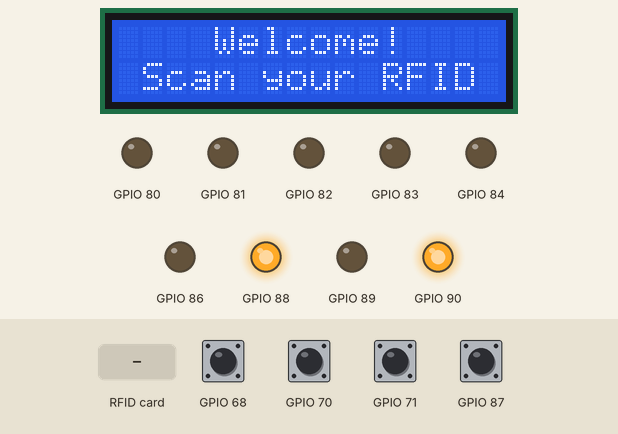
Recording of a sketch running on a simulated ESP8266 (NodeMCU). On the bench: 16×2 character LCD, output pins drawn as LEDs (lit = HIGH). The inputs (shaded band) are chosen by the test bench; at power-on: GPIO 68, GPIO 70, GPIO 71, GPIO 87 HIGH. What the sketch prints to the serial monitor is not drawn.

Above: at 1.3 s.
1.4 s: RFID card 5E 7A 19 C4 held to the reader
At 2.3 s:
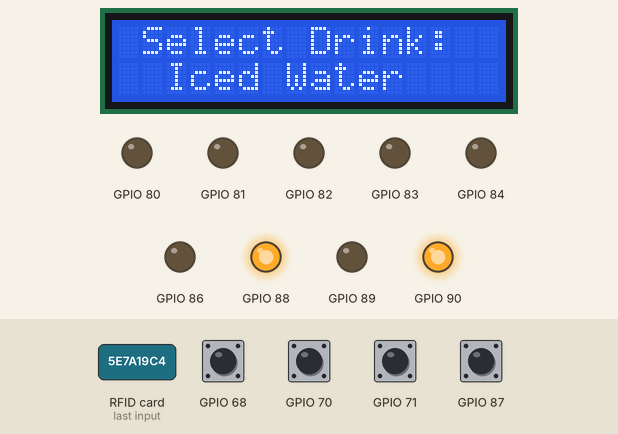
At 3.3 s:
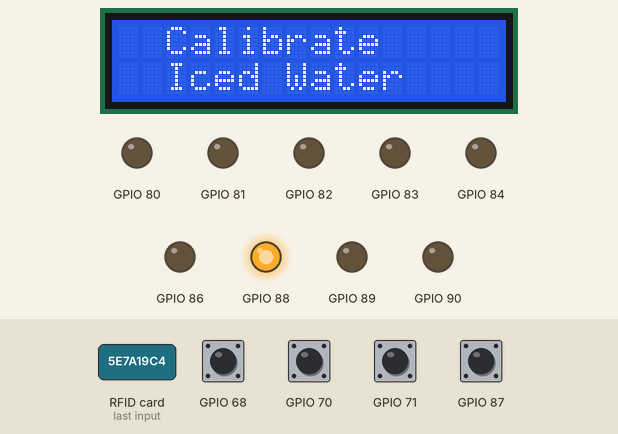
4.4 s: GPIO 87 pulled LOW for 0.15 s
At 11.0 s:
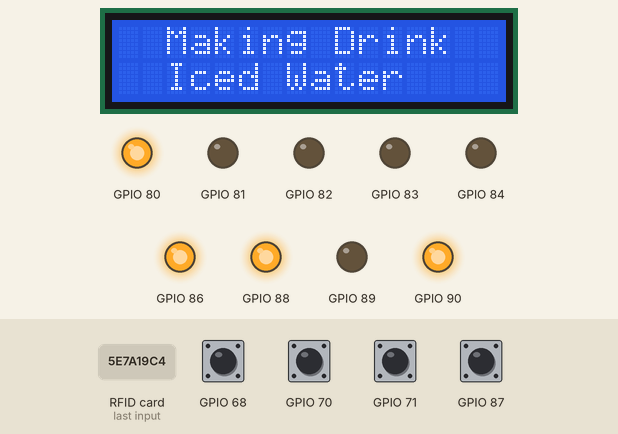
Timing chart, 0 to 16.5 s (numbered marks = the images above; inputs shaded):
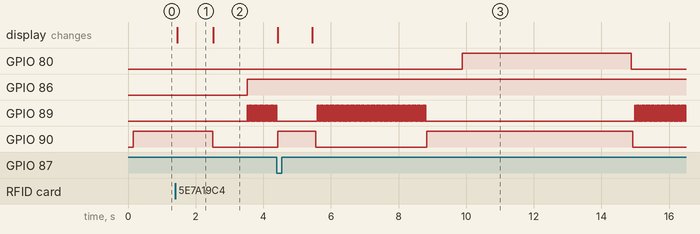

Measured:
- after the input at 1.4 s, GPIO 86: LOW → HIGH after 2.1 s; GPIO 89: alternates HIGH for 0.02 s and LOW for 0.02 s, starting after 2.1 s; GPIO 90: HIGH → LOW after 1.1 s; the display: changes after 0.05 s (image 1)
- after the input at 4.4 s, GPIO 80: LOW → HIGH after 5.5 s, → LOW 5.0 s later; GPIO 90: LOW → HIGH at once, → LOW 1.1 s later, → HIGH 3.3 s later, → LOW 6.1 s later; the display: first changes at once (image 3 shows a later state)
- what the display in image 1 shows lasts 1.0 s, from 1.5 s to 2.5 s

The sketch:

Drink_Mixer_2.0.ino
```cpp
/*
   Automated Drink Mixer
   Dave Ha, Eric Mysliwiec, Matt Gross
*/

/* MFRC522: RFID */
#include <SPI.h>
#include <MFRC522.h>

/* MCP23017: 2->16 Expansion Chipset */
#include <Wire.h>
#include "Adafruit_MCP23017.h"

/* WIFI Connection*/
#include <ESP8266WiFi.h>
//#include "Gsender.h"

/* LCD */
#include <LiquidTWI2.h>

/******** Configurations and pin definitions **********/

// MFRC522 RFID
constexpr uint8_t RST_PIN = 3;     // GPIO# 5->3; configurable
constexpr uint8_t SS_PIN  = 2;      // GPIO# 4->2; configurable
MFRC522 rfid(SS_PIN, RST_PIN);     // Instance of the class
MFRC522::MIFARE_Key key;

// MCP23017 Expansion
Adafruit_MCP23017 mcp0;
Adafruit_MCP23017 mcp1;

// WiFi Config
const char* ssid = "303Guest";              // WIFI network name
const char* password = "ece391385";         // WIFI network password
uint8_t connection_state = 0;               // Connected to WIFI or not
uint16_t reconnect_interval = 5000;         // If not connected wait time to try again
uint8_t WIFI_LED_PIN = 8;                   // Physical pin 1 on MCP1

// LCD Config
LiquidTWI2 lcd (0x20);

// Buttons Config (MCP0)
enum ButtonPress {
  LEFT,
  RIGHT,
  SELECT,
  BACK,
  UNDEFINED
};
uint8_t BUTTON_LEFT_PIN   =  7;
uint8_t BUTTON_RIGHT_PIN  =  6;
uint8_t BUTTON_BACK_PIN   =  5;
uint8_t BUTTON_SELECT_PIN =  4;
ButtonPress buttonPrev = UNDEFINED; /* default state */

// Inventory and Recipes
char * INVENTORY[] = {"Water", "Vodka", "OJ", "Coke", "Rum"}; // drink ingredients/supplies
int POSITIONS[] = {0, 80, 160, 240, 320}; // each position is number of clockwise ticks, each of 0.9 degrees
int NUM_RECIPES = 4;
int NUM_INGREDIENTS = 5;
char * RECIPE_NAME[] = {" Iced Water", " Cold OJ", " Rum & Coke", " Screwdriver"}; // change NUM_RECIPES if adding more
int RECIPE[4][5] = {
  {178, 0, 0, 0, 0},  // Iced Water
  {0, 0, 178, 0, 0},  // Cold OJ
  {0, 0, 0, 133, 45}, // Rum & Coke
  {0, 60, 118, 0, 0}  // Screwdriver
};
int CURRENT_DRINK_IDX = 0;

// Stepmotor, cup positioning
float CUP_POSITION = 0;
enum Direction{
  CW, // 0
  CCW // 1
};
Direction DIRECTION = CW;


// MOTOR/FLOWMETER PINS
uint8_t STEPPER_SIGNAL_PIN =     9;
uint8_t STEPPER_DIRECTION_PIN = 10;
uint8_t FLOWMETER_5_PIN =       11;
uint8_t FLOWMETER_4_PIN =       12;
uint8_t FLOWMETER_3_PIN =       13;
uint8_t FLOWMETER_2_PIN =       14;
uint8_t FLOWMETER_1_PIN =       15;
uint8_t PUMP_1_SIGNAL_PIN =      0; // connected to PUMP_1_GND on PCB
uint8_t PUMP_2_SIGNAL_PIN =      1; //              PUMP_2_GND
uint8_t PUMP_3_SIGNAL_PIN =      2; //              PUMP_3_GND ...
uint8_t PUMP_4_SIGNAL_PIN =      3;
uint8_t PUMP_5_SIGNAL_PIN =      4;

uint8_t LASER_SIGNAL_PIN =       6;
uint8_t PHOTOCELL_PIN =          7;

void setup() {
  Serial.begin(115200);
  Serial.println(F("..System Booting........"));

  // RFID Module Initialization
  SPI.begin(); // Init SPI bus
  rfid.PCD_Init(); // Init MFRC522
  for (byte i = 0; i < 6; i++) {
    key.keyByte[i] = 0xFF;
  }
  Serial.println(F("...RFID Module Initialized."));
  Serial.print(F("Using the following key:"));
  printHex(key.keyByte, MFRC522::MF_KEY_SIZE);
  Serial.println();
  Serial.println();


  // MCP23017 Expansion Module Initialization
  mcp0.begin(0);
  mcp1.begin(1);
  mcp0.pinMode(BUTTON_LEFT_PIN, INPUT);
  mcp0.pinMode(BUTTON_RIGHT_PIN, INPUT);
  mcp0.pinMode(BUTTON_BACK_PIN, INPUT);
  mcp0.pinMode(BUTTON_SELECT_PIN, INPUT);
  mcp1.pinMode(WIFI_LED_PIN, OUTPUT);
  mcp1.pinMode(STEPPER_SIGNAL_PIN, OUTPUT);
  mcp1.pinMode(STEPPER_DIRECTION_PIN, OUTPUT);
  mcp1.pinMode(FLOWMETER_1_PIN, INPUT);
  mcp1.pinMode(FLOWMETER_2_PIN, INPUT);
  mcp1.pinMode(FLOWMETER_3_PIN, INPUT);
  mcp1.pinMode(FLOWMETER_4_PIN, INPUT);
  mcp1.pinMode(FLOWMETER_5_PIN, INPUT);
  mcp1.pinMode(PUMP_1_SIGNAL_PIN, OUTPUT);
  mcp1.pinMode(PUMP_2_SIGNAL_PIN, OUTPUT);
  mcp1.pinMode(PUMP_3_SIGNAL_PIN, OUTPUT);
  mcp1.pinMode(PUMP_4_SIGNAL_PIN, OUTPUT);
  mcp1.pinMode(PUMP_5_SIGNAL_PIN, OUTPUT);
  mcp1.pinMode(LASER_SIGNAL_PIN, OUTPUT);
  mcp1.pinMode(PHOTOCELL_PIN, INPUT);
  Serial.println(F("...MCP23017 Expansion Module Initialized."));
  Serial.println();

  /* UNCOMMENT TO ENABLE WIFI
  Serial.print(F("Connecting to "));
  WiFi.begin(ssid, password);
  Serial.println(ssid);
  uint8_t i = 0;

  while(WiFi.status()!= WL_CONNECTED && i++ < 50)
  {
    delay(200);
    Serial.print(F("."));
  }
  if(WiFi.status() == WL_CONNECTED){      // if connected to WIFI
    mcp1.digitalWrite(WIFI_LED_PIN,HIGH);
    Serial.println(F("...WiFi connection: ESTABLISHED"));
    Serial.print(F("Got IP address: "));
    Serial.println(WiFi.localIP());
  }else{
    Serial.println(F("ERROR: WiFi could not connect, check ssid and password."));
  }
  Serial.println();
  */

  // LCD Initialization
  lcd.setMCPType (LTI_TYPE_MCP23017);
  lcd.begin (16, 2); // dimension
  displayWelcomeScreen();

  // MCP WiFi LED Test
  mcp1.digitalWrite(WIFI_LED_PIN, HIGH);

  // Keep all Pumps Low (although they should be by default)
  mcp1.digitalWrite(PUMP_1_SIGNAL_PIN, LOW);
  mcp1.digitalWrite(PUMP_2_SIGNAL_PIN, LOW);
  mcp1.digitalWrite(PUMP_3_SIGNAL_PIN, LOW);
  mcp1.digitalWrite(PUMP_4_SIGNAL_PIN, LOW);
  mcp1.digitalWrite(PUMP_5_SIGNAL_PIN, LOW);
  mcp1.digitalWrite(STEPPER_DIRECTION_PIN, HIGH);

  Serial.println("Setup Done!");
}

void loop() {

  // STEP 1: SCAN RFID

  if ( ! rfid.PICC_IsNewCardPresent()) return; // Look for new cards
  if ( ! rfid.PICC_ReadCardSerial()) return;   // Verify if the NUID has been read

  Serial.println();
  Serial.println(F("**Card Detected:**"));
  Serial.print(F("NUID tag #:"));
  String UID = byteToString(rfid.uid.uidByte, rfid.uid.size);
  Serial.println(UID);
  rfid.PICC_HaltA();
  rfid.PCD_StopCrypto1();
  Serial.println("Select your drink: (*display first recipe name)");
  lcd.setCursor(0, 0);
  lcd.print(" Select Drink:  ");
  CURRENT_DRINK_IDX = 0;
  displayDrink(CURRENT_DRINK_IDX);

  // STEP 2: SHOW MENU, HAVE THE USER SELECT W/ BUTTONPRESS

  delay(1000);
  while (buttonPrev != SELECT) {
    // LEFT BUTTON PRESSED
    if (mcp0.digitalRead(BUTTON_LEFT_PIN) == HIGH) {
      Serial.println("Left Pressed : Show prev recipe");
      Serial.println(CURRENT_DRINK_IDX);
      CURRENT_DRINK_IDX = (CURRENT_DRINK_IDX == 0)? NUM_RECIPES-1 : --CURRENT_DRINK_IDX;
      displayDrink(CURRENT_DRINK_IDX);
    }
    // RIGHT BUTTON PRESSED
    if (mcp0.digitalRead(BUTTON_RIGHT_PIN) == HIGH) {
      Serial.println("Right Pressed : Show next recipe");
      Serial.println(CURRENT_DRINK_IDX);
      CURRENT_DRINK_IDX = (++CURRENT_DRINK_IDX) % NUM_RECIPES;
      displayDrink(CURRENT_DRINK_IDX);
    }
    // SELECT BUTTON PRESSED
    if (mcp0.digitalRead(BUTTON_SELECT_PIN) == HIGH) {
      Serial.println("Select Pressed : Make selected recipe");
      break;
    }
    // BACK BUTTON PRESSED
    if (mcp0.digitalRead(BUTTON_BACK_PIN) == HIGH) {
      Serial.println("Back Pressed : Order canceled, back to main menu");
      Serial.println(CURRENT_DRINK_IDX);
      displayWelcomeScreen();
      lcd.setCursor(0, 0);
      lcd.print("Order Cancelled!");
      return;
    }
    delay(100);
  }

  recalibrate();

  // STEP 3: MAKE DRINKS
  Serial.println("Making Selected Drink...");
  lcd.setCursor(0,0);
  lcd.print("  Making Drink  ");
  delay(100);

  makeDrink(CURRENT_DRINK_IDX);

  lcd.print("Drink Finished! ");
  delay(1000);

  // STEP 4: RESET POSITION
  lcd.setCursor(0,1);
  lcd.print("Recalibrating...");
  recalibrate();

  // STEP 5: SEND EMAIL
  /* UNCOMMENT TO ENABLE
    Serial.println(F("Sending Order to the Server..."));
    Gsender *gsender = Gsender::Instance();    // Getting pointer to class instance
    if(gsender->Subject(UID)->Send("handsfreemixer445@gmail.com", RECIPE_NAME[CURRENT_DRINK_IDX])) {
      Serial.println("Message sent.");
    } else {
      Serial.print("Error sending message: ");
      //Serial.println(gsender->getError());
    }
    Serial.println();
  */

  // STEP 6: ON LCD: DISPLAY WELCOME MESSAGE, ASK TO SCAN RFID
  displayWelcomeScreen();


  // RETURN TO STEP 1

}

// HELPER FUNCTIONS BELOW**********************************************
void pour(){
  mcp1.digitalWrite(STEPPER_DIRECTION_PIN, HIGH);
  delay(50);
  mcp1.digitalWrite(PUMP_1_SIGNAL_PIN, HIGH);
  delay(5000);
  mcp1.digitalWrite(PUMP_1_SIGNAL_PIN, LOW);
  delay(50);
  mcp1.digitalWrite(STEPPER_DIRECTION_PIN, LOW);
}

// STEPPER MOTOR HELPER FUNCTIONS(MAKING DRINKS)
void moveCupTo(int target_pos){
  mcp1.digitalWrite(STEPPER_DIRECTION_PIN, LOW);
  delay(50);
  if(CUP_POSITION == target_pos) return;

  // choose direction of shortest distance; 1 = CW, 0 = CCW
  int distance = target_pos - CUP_POSITION; // clockwise distance
  if(distance < 0) distance += 400;

//  if(distance < 200){
//    DIRECTION = CW;
//  }else{
//    DIRECTION = CCW;
//    distance = 400 - distance;
//  }

  for(int i=0;i<distance;++i){
    mcp1.digitalWrite(STEPPER_SIGNAL_PIN, HIGH);
    delay(20);
    mcp1.digitalWrite(STEPPER_SIGNAL_PIN, LOW);
    delay(20);
  }
  CUP_POSITION = target_pos;
  mcp1.digitalWrite(STEPPER_DIRECTION_PIN, HIGH);
}


void makeDrink(int CURRENT_DRINK_IDX){
  moveCupTo(POSITIONS[1]);
  delay(1000);
  pour();
  moveCupTo(POSITIONS[0]);
  delay(1000);
  pour();
  moveCupTo(POSITIONS[2]);
  delay(1000);
  pour();
  moveCupTo(POSITIONS[3]);
  delay(1000);
  pour();
  moveCupTo(POSITIONS[4]);
  delay(1000);
  pour();

//  for(int i=0;i<NUM_INGREDIENTS;++i){
//    if(RECIPE[CURRENT_DRINK_IDX][i] == 0) continue; // skip if 0 amount is to be poured
//    moveCupTo(POSITIONS[i]);
//    // note: pump pin #'s are increments of each other; pump_1 = 0, pump_2 = 1, pump_3 = 2, etc
//    pour(i, RECIPE[CURRENT_DRINK_IDX][i]); // pump idx(0~4),amount)
//    delay(500);
//  }
}


void recalibrate(){
  mcp1.digitalWrite(STEPPER_DIRECTION_PIN, LOW);
  lcd.setCursor(0,0);
  lcd.print("  Calibrate     ");
  delay(1000);
  // set shorter direction to 0
  //DIRECTION = (CUP_POSITION > 200)? CW : CCW;
  int threshold = 0;

  // turn laser on
  mcp1.digitalWrite(LASER_SIGNAL_PIN, HIGH);

  // move until laser value 0
  while(mcp1.digitalRead(PHOTOCELL_PIN) > threshold){
    mcp1.digitalWrite(STEPPER_SIGNAL_PIN, HIGH);
    delay(20);
    mcp1.digitalWrite(STEPPER_SIGNAL_PIN, LOW);
    delay(20);
  }

  CUP_POSITION = 0;
  lcd.setCursor(0,0);
  lcd.print("  Done          ");
  mcp1.digitalWrite(STEPPER_DIRECTION_PIN, HIGH);
  delay(1000);
}

// LCD HELPER FUNCTIONS
void displayWelcomeScreen() {
  lcd.setCursor(0, 0);
  lcd.print("    Welcome!    ");
  lcd.setCursor(0, 1);
  lcd.print(" Scan your RFID ");
  Serial.println(" Welcome! Please Scan your RFID ");
}

void displayDrink(int idx){ // display drink on the bottom row of the lcd
  if(idx >= NUM_RECIPES) Serial.println(F("drink idx invalid"));
  lcd.setCursor(0, 1);
  lcd.print("                ");
  lcd.setCursor(1, 1);
  lcd.print(RECIPE_NAME[idx]);
}


// WIFI HELPER FUNCTIONS (currently unused)*********************************
uint8_t WiFiConnect(const char* nSSID = nullptr, const char* nPassword = nullptr)
{
  static uint16_t attempt = 0;
  Serial.print("Connecting to ");
  if (nSSID) {
    WiFi.begin(nSSID, nPassword);
    Serial.println(nSSID);
  } else {
    WiFi.begin(ssid, password);
    Serial.println(ssid);
  }

  uint8_t i = 0;
  while (WiFi.status() != WL_CONNECTED && i++ < 50)
  {
    delay(200);
    Serial.print(".");
  }
  ++attempt;
  Serial.println("");
  if (i == 51) {
    Serial.print("Connection: TIMEOUT on attempt: ");
    Serial.println(attempt);
    if (attempt % 2 == 0)
      Serial.println("Check if access point available or SSID and Password\r\n");
    return false;
  }
  Serial.println("Connection: ESTABLISHED");
  Serial.print("Got IP address: ");
  Serial.println(WiFi.localIP());
  return true;
}

void Awaits()
{
  uint32_t ts = millis();
  while (!connection_state)
  {
    delay(50);
    if (millis() > (ts + reconnect_interval) && !connection_state) {
      connection_state = WiFiConnect();
      ts = millis();
    }
  }
}

// RFID HELPER FUNCTIONS ***********************************************

String byteToString(byte *buffer, byte bufferSize) {
  String UID;
  for (byte i = 0; i < bufferSize; i++) {
    UID += String(buffer[i] < 0x10 ? "0" : "");
    UID += String(buffer[i], HEX);
  }
  UID.toUpperCase();
  return UID;
}

/**
   Helper routine to dump a byte array as hex values to Serial.
*/
void printHex(byte *buffer, byte bufferSize) {
  for (byte i = 0; i < bufferSize; i++) {
    Serial.print(buffer[i] < 0x10 ? " 0" : " ");
    Serial.print(buffer[i], HEX);
  }
}

/**
   Helper routine to dump a byte array as dec values to Serial.
*/
void printDec(byte *buffer, byte bufferSize) {
  for (byte i = 0; i < bufferSize; i++) {
    Serial.print(buffer[i] < 0x10 ? " 0" : " ");
    Serial.print(buffer[i], DEC);
  }
}
```
